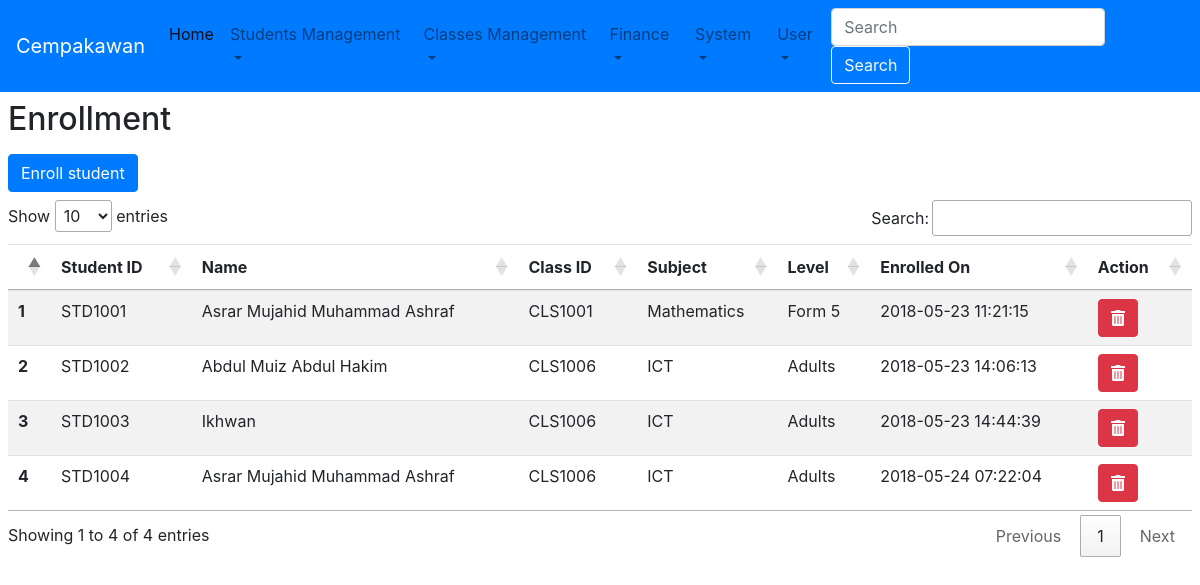
The app's page /?m=enrollment (signed in), older data.
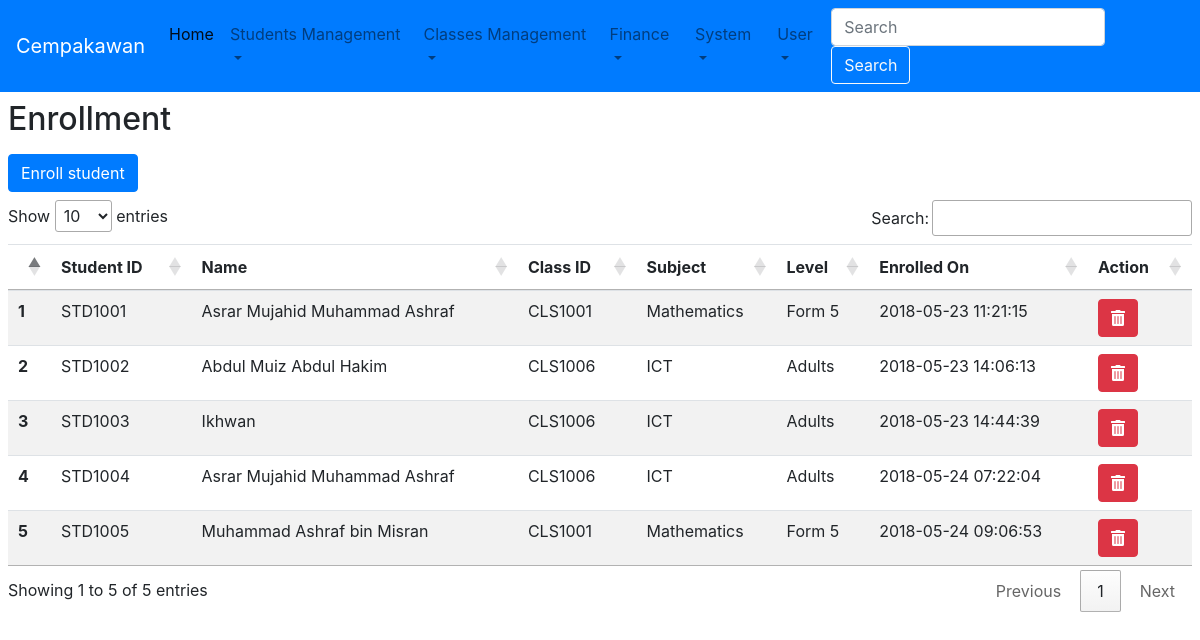
The same page, newer data.
### tables this page shows
CREATE TABLE `enrolls` (
  `id` int(11) NOT NULL AUTO_INCREMENT,
  `student` int(11) NOT NULL,
  `class` int(11) NOT NULL,
  `fee` int(11) NOT NULL,
  `status` varchar(10) NOT NULL DEFAULT 'active',
  `registered_on` timestamp NOT NULL DEFAULT CURRENT_TIMESTAMP ON UPDATE CURRENT_TIMESTAMP,
  PRIMARY KEY (`id`)
);

### view-enrollment.php (the view, shortened to what this page needs)
<main class="m-2">
	<h2>Enrollment</h2>
	<div>
		<a href="?m=enroll-student" class="btn btn-primary my-2">Enroll student</a>
	</div>
	<table class="table table-hover table-striped w-100 datatable">
		<thead>
			<tr>
				<th></th>
				<th>Student ID</th>
				<th>Name</th>
				<th>Class ID</th>
				<th>Subject</th>
				<th>Level</th>
				<th>Enrolled On</th>
				<th>Action</th>
			</tr>
		</thead>
		<tbody>
			<?php
				$i = 0;
				$run = $conn->query("SELECT *,(SELECT name FROM students WHERE students.id = enrolls.student) as name,(SELECT subject FROM classes WHERE classes.id = enrolls.class) AS subject,(SELECT level FROM classes WHERE classes.id = enrolls.class) AS level FROM enrolls");
				while ( $row = $run->fetch_assoc() ){
					$i++;
			?>
				<tr>
					<th><?php echo($i) ?></th>
					<td>STD<?php echo 1000+$row['id'] ?></td>
					<td><?php echo $row['name'] ?></td>
					<td>CLS<?php echo 1000+$row['class'] ?></td>
					<td><?php echo $row['subject'] ?></td>
					<td><?php echo $row['level'] ?></td>
					<td><?php echo $row['registered_on'] ?></td>
					<td>
						<div class="btn-group">
							<button title="Remove from class" class="hastooltip btn btn-danger" data-toggle="modal" data-target="remove-student"><i class="fas fa-trash-alt"></i></button>
						</div>
					</td>
				</tr>
			<?php } ?>
		</tbody>
	</table>
</main>

### index.php (shortened to what this page needs)
<!DOCTYPE html>
<html>
<head>
	<link rel="stylesheet" href="https://stackpath.bootstrapcdn.com/bootstrap/4.1.0/css/bootstrap.min.css">
	<link rel="stylesheet" type="text/css" href="https://cdn.datatables.net/1.10.16/css/jquery.dataTables.min.css">
	<link href="https://cdnjs.cloudflare.com/ajax/libs/select2/4.0.6-rc.0/css/select2.min.css" rel="stylesheet" />
	<link rel="stylesheet" type="text/css" href="https://cdn.jsdelivr.net/npm/daterangepicker/daterangepicker.css" />
</head>
<body>
	<?php
		if( !isset($_SESSION['user']['id']) ){
			if( !isset($_GET['m']) ){
				include 'view-login.php';
			}else{
				switch ($_GET['m']) {
					case 'register':
						include 'view-register-user.php';
						break;
					case 'forgot-password':
						include 'view-forgot-password.php';
						break;
					default:
						include 'view-login.php';
				}
			}
		}else{
			if( !isset( $_SESSION['user']['locked'] ) OR $_SESSION['user']['locked'] == FALSE ){
				include('navbar.php');
				if ( !isset($_GET['m']) ) {
					include 'view-homepage.php';
				}else{
					if( $_GET['m'] == '' ){
						include 'view-homepage.php';
					}else{
						include 'view-'.$_GET['m'].'.php';
					}
				}
			}else{
				include 'view-locked-user.php';
			}
		}
	?>
</body>
</html>

### navbar.php (shortened to what this page needs)
<nav class="navbar navbar-expand-lg navbar-light bg-primary">
  <a class="navbar-brand text-white" href="index.php">Cempakawan</a>
  <div class="collapse navbar-collapse" id="navbarSupportedContent">
    <ul class="navbar-nav mr-auto">
      <li class="nav-item active">
        <a class="nav-link" href="?m=">Home <span class="sr-only">(current)</span></a>
      </li>
      <li class="nav-item dropdown">
        <a class="nav-link dropdown-toggle" data-toggle="dropdown" href="#" role="button" aria-haspopup="true" aria-expanded="false">Students Management</a>
      </li>
      <li class="nav-item dropdown">
        <a class="nav-link dropdown-toggle" data-toggle="dropdown" href="#" role="button" aria-haspopup="true" aria-expanded="false">Classes Management</a>
      </li>
      <li class="nav-item dropdown">
        <a class="nav-link dropdown-toggle" data-toggle="dropdown" href="#" role="button" aria-haspopup="true" aria-expanded="false">Finance</a>
      </li>
      <li class="nav-item dropdown">
        <a class="nav-link dropdown-toggle" data-toggle="dropdown" href="#" role="button" aria-haspopup="true" aria-expanded="false">System</a>
      </li>
      <li class="nav-item dropdown">
        <a class="nav-link dropdown-toggle" data-toggle="dropdown" href="#" role="button" aria-haspopup="true" aria-expanded="false">User</a>
      </li>
    </ul>
    <form class="form-inline my-2 my-lg-0">
      <input class="form-control mr-sm-2" type="search" placeholder="Search" aria-label="Search">
      <button class="btn btn-outline-light my-2 my-sm-0" type="submit">Search</button>
    </form>
  </div>
</nav>

Row changes from the older to the newer data that the page shows:
added enrolls: 1000+$row['id'] "1005", name "Muhammad Ashraf bin Misran", 1000+$row['class'] "1001", subject "Mathematics", level "Form 5", registered_on "2018-05-24 09:06:53"
Text that changed along with them:
text written by a page script: "Show entries Search: Showing 1 to 4 of 4 entries Previous 1 Next" → "Show entries Search: Showing 1 to 5 of 5 entries Previous 1 Next"
